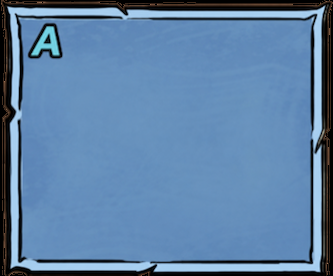
#> input picture src/assets/slimes/A/TextBackGround.png, 333 x 276 px, found by its file name
$ python darker.py
#> lines starting #> are read from the running program, lines starting #| are printed output that depends on the picture
import cv2
import numpy as np

def multiply_channels(image_path, output_path, r_coef, g_coef, b_coef):
    # Загружаем изображение со всеми каналами (включая альфа-канал)
#> called with image_path = 'TextBackGround.png', output_path = 'TextBackGroundD.png', r_coef = 0.799, g_coef = 0.794, b_coef = 0.792
    image = cv2.imread(image_path, cv2.IMREAD_UNCHANGED)
#> image is the input picture: shape (276, 333, 4); mean B, G, R, A 164.8, 128.3, 93.5, 241.2

    if image is None:
        print("Ошибка: Не удалось загрузить изображение.")
        return

    # Переводим в float32 для точности вычислений
    image = image.astype(np.float32)

    # Умножаем только B, G и R каналы (индексы 0, 1, 2)
    image[:, :, 0] *= b_coef
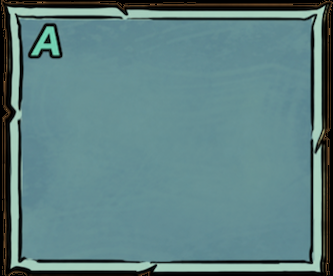
#> image: shape (276, 333, 4) float32; mean B, G, R, A 130.4, 128.3, 93.5, 241.4
    image[:, :, 1] *= g_coef
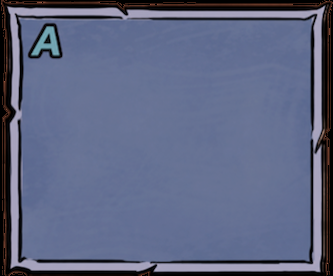
#> image: shape (276, 333, 4) float32; mean B, G, R, A 130.4, 101.9, 93.5, 241.4
    image[:, :, 2] *= r_coef
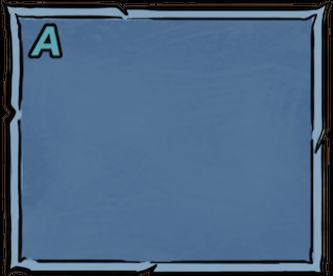
#> image: shape (276, 333, 4) float32; mean B, G, R, A 130.4, 101.9, 74.7, 241.4

    # Ограничиваем значения всех каналов в диапазоне [0, 255]
    image = np.clip(image, 0, 255)

    # Возвращаем исходный тип данных
    image = image.astype(np.uint8)

    # Сохраняем результат
    cv2.imwrite(output_path, image)
    print(f"Изображение успешно сохранено в: {output_path}")

multiply_channels(
    image_path="TextBackGround.png",
    output_path="TextBackGroundD.png",
    r_coef=151 / 189,
    g_coef=81  / 102,
    b_coef=76  / 96,
)
